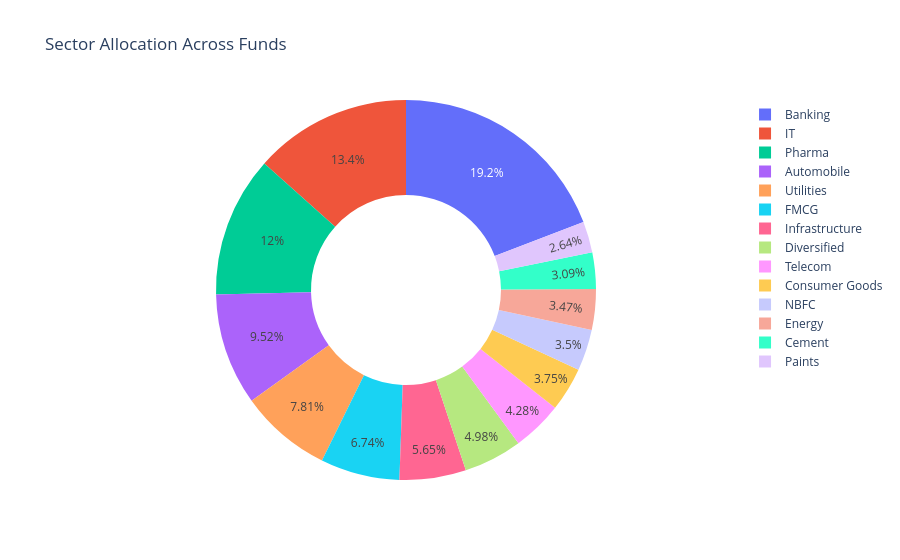

The notebook cell this image was saved under:
### Code cell
sector_data = (
    portfolio
    .groupby('sector')['weight_pct']
    .sum()
    .sort_values(ascending=False)
)

fig = px.pie(
    values=sector_data.values,
    names=sector_data.index,
    hole=0.5,
    title="Sector Allocation Across Funds"
)

fig.show()

### Figure 1 — Plotly figure (JSON) as saved in the notebook; plotly's stock layout.template omitted (floating-point values rounded to 4 significant figures)
{"data": [{"domain": {"x": [0, 1], "y": [0, 1]}, "hole": 0.5, "hovertemplate": "label=%{label}<br>value=%{value}<extra></extra>", "labels": ["Banking", "IT", "Pharma", "Automobile", "Utilities", "FMCG", "Infrastructure", "Diversified", "Telecom", "Consumer Goods", "NBFC", "Energy", "Cement", "Paints"], "legendgroup": "", "name": "", "showlegend": true, "type": "pie", "values": [652.3, 455.5, 407.4, 323.6, 265.5, 229.1, 192.2, 169.2, 145.6, 127.6, 119.1, 117.9, 105.0, 89.86]}], "layout": {"legend": {"tracegroupgap": 0}, "title": {"text": "Sector Allocation Across Funds"}}}
